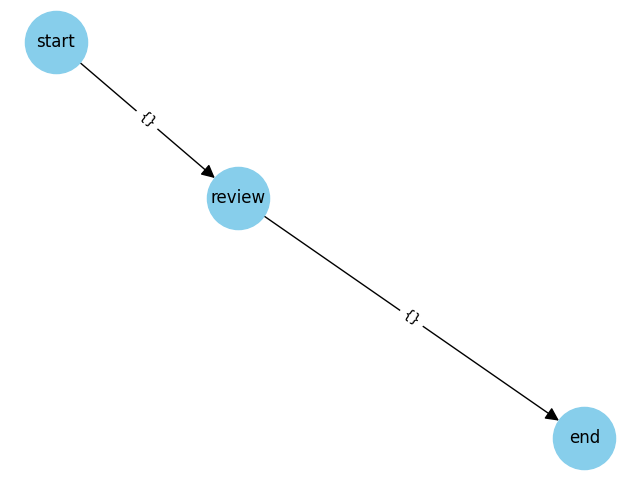

Write the Python code that produced this figure.
import networkx as nx
import matplotlib.pyplot as plt


nodes = [
    {"id": "start", "type": "start", "next": "review"},
    {"id": "review", "type": "code_review", "next": "end"},
    {"id": "end", "type": "end", "next": None}
]


G = nx.DiGraph()

for node in nodes:
    G.add_node(node["id"], type=node["type"])
    if node["next"]:
        G.add_edge(node["id"], node["next"])

pos = nx.spring_layout(G)  # positions for all nodes
nx.draw(G, pos, with_labels=True, node_color='skyblue', node_size=2000, arrowsize=20)
nx.draw_networkx_edge_labels(G, pos)
plt.show()
